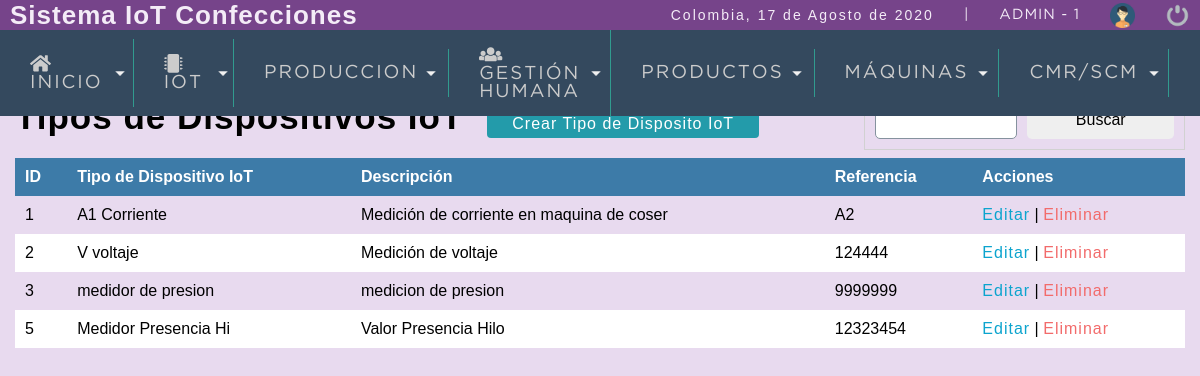
The app's page /sistema/lista_tiposdispositivosIoT.php (signed in) with its own data.
### tables this page shows
CREATE TABLE `tiposmodulosiot` (
  `idtipomoduloiot` int(11) NOT NULL,
  `tipomoduloIoT` varchar(20) NOT NULL,
  `descripcion` varchar(200) NOT NULL,
  `referencia` varchar(20) NOT NULL,
  `status` int(11) NOT NULL DEFAULT 1,
  `created_at` datetime DEFAULT current_timestamp(),
  `updated_at` datetime DEFAULT NULL,
  `deleted_at` datetime DEFAULT NULL
);

### sistema/calculonumpaginas.php (called while the page is built, shortened)
<?php
	$por_pagina=10;
	if(empty($_REQUEST['pagina'])){
		$pagina=1;
	}else{
		$pagina=$_REQUEST['pagina'];
	}
	$desde=($pagina-1)*$por_pagina;
?>

### sistema/lista_tiposdispositivosIoT.php (the view, shortened to what this page needs)
<?php
	include "../conexion.php";
?>
<!DOCTYPE html>
<html lang="en">
<head>
	<?php  include "includes/scripts.php"; ?>
</head>
<body>
	<?php  include "includes/header.php"; ?>
	<section id="container">
		<h1>Tipos de Dispositivos IoT</h1>
		<a href="registro_tipodispositivoIoT.php" class="btn_new">Crear Tipo de Disposito IoT</a>
		<form action="buscar_tipodispositivoIoT.php" method="get" class="form_search">
			<input type="text" name="busqueda" id="busqueda">
			<input type="submit" value="Buscar" class="btn_search">
		</form>
		<table>
			<tr>
				<th>ID</th>
				<th>Tipo de Dispositivo IoT</th>
				<th>Descripción</th>
				<th>Referencia</th>
				<th>Acciones</th>
			</tr>
			<?php
				include "calculonumpaginas.php";
				$query = mysqli_query($conexion,"SELECT idtipomoduloiot, tipomoduloiot, descripcion, referencia FROM tiposmodulosiot WHERE status=1 ORDER BY idtipomoduloiot ASC LIMIT $desde,$por_pagina");
				$result = mysqli_num_rows($query);
				if($result>0){
					while ($data=mysqli_fetch_array($query)) {
						?>
							<tr>
								<td><?php echo $data['idtipomoduloiot']; ?></td>
								<td><?php echo $data['tipomoduloiot']; ?></td>
								<td><?php echo $data['descripcion']; ?></td>
								<td><?php echo $data['referencia']; ?></td>
								<td>
									<a class="link_edit" href="editar_tipodispositivoIoT.php?id=<?php echo $data['idtipomoduloiot']; ?>">Editar</a>
									|
									<a class="link_delete" href="eliminar_confirmar_tipodispositivoIoT.php?id=<?php echo $data['idtipomoduloiot']; ?>">Eliminar</a>
								</td>
							</tr>
						<?php
					}
				}
			?>
		</table>
	</section>
</body>
</html>

### sistema/css/style1.css (style rules this page uses)
* { margin: 0; padding: 0; box-sizing: border-box; }
body { background: #E8DAEF; }
h1, h2, h3, h4, h5, h6 { font-family: 'arial'; font-weight: bold; letter-spacing: 1px; }
h1 { font-size: 26px; }
a { text-decoration: none; font-family: arial; letter-spacing: 1px; }
#container { padding: 90px 15px 15px; }
form { background: #FFA; margin: auto; padding: 20px 50px; border: 1px solid #d1d1d1; }
input,select { display: block; width: 100%; font-size: 12pt; padding: 5px; border: 1px solid #85929e; border-radius: 5px; }
#container h1 { font-size: 35px; display: inline-block; }
.btn_new { display: inline-block; background: #239baa; color: #FFF; padding: 5px 25px; border-radius: 4px; margin: 20px; }
table { border-collapse: collapse; font-size: 12pt; font-family: 'arial'; width: 100%; }
table th { text-align: left; padding: 10px; background: #3d7ba8; color: #FFF; }
table tr:nth-child(odd) { background: #FFF; }
table td { padding: 10px; }
.link_edit { color: #0ca4ce; }
.link_delete { color: #f26b6b; }
.form_search { display:-webkit-flex; display: -moz-flex; display: -ms-flex; display: -o-flex; display: flex; float: right; background: initial; padding: 10px; border-radius: 10px<, }
.form_search .btn_search { background: #1faac8 color: #FFF; padding: 10px; border: 0; cursor: pointer; margin-left: 10px; display: -webkit-flex; display: -moz-flex; display: -ms-flex; display: -o-flex; display: flex; border-radius: 5px; }

### records on screen
tiposmodulosiot: idtipomoduloiot "1", tipomoduloIoT "A1 Corriente", descripcion "Medición de corriente en maquina de coser", referencia "A2"
tiposmodulosiot: idtipomoduloiot "2", tipomoduloIoT "V voltaje", descripcion "Medición de voltaje", referencia "124444"
tiposmodulosiot: idtipomoduloiot "3", tipomoduloIoT "medidor de presion", descripcion "medicion de presion", referencia "9999999"
tiposmodulosiot: idtipomoduloiot "5", tipomoduloIoT "Medidor Presencia Hi", descripcion "Valor Presencia Hilo", referencia "12323454"

### other values on screen
fechaC() "17 de Agosto de 2020"
$_SESSION['user'] "ADMIN"
$_SESSION['rol'] "1"
